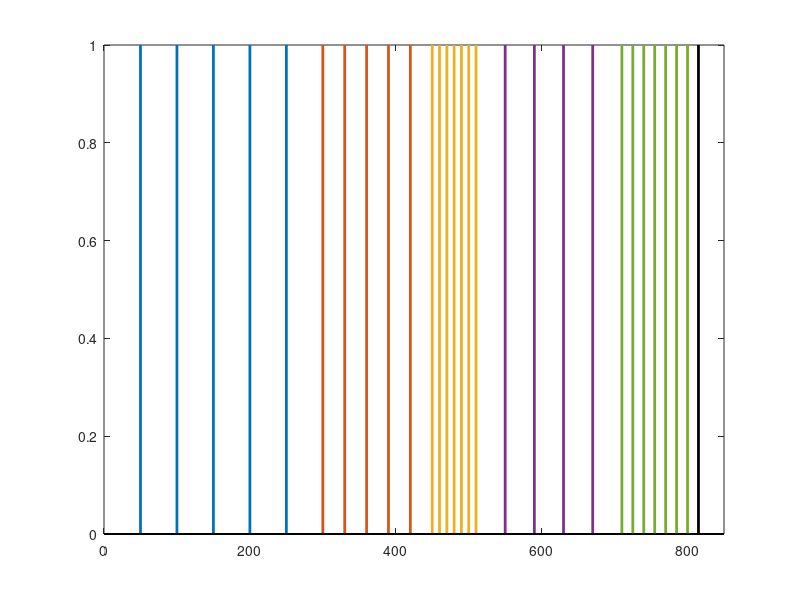

Here is the MATLAB script that generated this plot: (Note: this script raises an error after producing the figure.)
clear
clc
%-------------------------- input data array -----------------------------%
% - Case 1: Regular spacing
si = [50 50 50 50 50 50 30 30 30 30 30 10 10 10 10 10 10 40 40 40 40 40 15 15 15 15 15 15 15];
% - Case 2: HF included
% si = [50 50 50 50 50 50 30 30 30 30 30 10 10 10 10 10 10 40 5 5 5 5 15 15 15 15 15 15 15];
% - Case 3: Random spacing
% si = [50 45 65 55 40 53 31 35 38 39 28 11 15 10 16 17 14 42 5 4.9 4 1 12 13 14 15 11 13 18];
%-------------------------------------------------------------------------%
%
%                             Exclude HF/NI seg  
%
%-------------------------------------------------------------------------%
sip= si(1:size(si,2)-1);   % -1 delete last one spacing value
cv = 5.0;   % critical value
cn = 3;     % critical number of spacing
n = 0;      % number of small spacing
r = 0;      % rows of continious HF segments
niL = [];
for i=1:size(si,2)
    if(si(i) <= cv & si(i)>0)
        n = n + 1;  % count number of small spacing
        if(i>2)     % indentify NI segment
            if(si(i-2)<0)
                r = r + 1;
                nign = si(i-2:i-1); % i-n-1 add former one fracture
                nig(r,1:size(nign,2)) = nign; % log HF group
                niLn = i-2:i-1;     % i-n-1 add former one fracture
                niL(r,1:size(niLn,2)) = niLn;     % log HF location
            end
        end
    else
        if(n >= cn) % appear HF segments
            r = r + 1;
            if(i-n-1 > 0)
                nign = si(i-n-1:i-1); % i-n-1 add former one fracture
                nig(r,1:size(nign,2)) = nign; % log HF group
                niLn = i-n-1:i-1;     % i-n-1 add former one fracture
                niL(r,1:size(niLn,2)) = niLn;     % log HF location
            else
                nign = si(i-n:i-1); % i-n-1 add former one fracture
                nig(r,1:size(nign,2)) = nign; % log HF group
                niLn = i-n:i-1;     % i-n-1 add former one fracture
                niL(r,1:size(niLn,2)) = niLn;     % log HF location
            end
        end
        n = 0;
        if(i>2)     % indentify NI segment
            if(si(i-2)<0)
                r = r + 1;
                nign = si(i-2:i-1); % i-n-1 add former one fracture
                nig(r,1:size(nign,2)) = nign; % log HF group
                niLn = i-2:i-1;     % i-n-1 add former one fracture
                niL(r,1:size(niLn,2)) = niLn;     % log HF location
            end
        end
    end
end
% sip= si(1:size(si,2));   % -1 delete last one spacing value
for k=1:r   % sum HF group spacing, add to following one spacing
    if(niL(r+1-k,length(find(niL(r+1-k,:)~=0)))+1 <= size(sip,2))
%         si(niL(r+1-k,length(find(niL(r+1-k,:)~=0)))+1) = si(niL(r+1-k,length(find(niL(r+1-k,:)~=0)))+1) + sum(nig(r+1-k,:));
%     else      % in case of last seg are HF seg
        sip(niL(r+1-k,length(find(niL(r+1-k,:)~=0)))+1) = sip(niL(r+1-k,length(find(niL(r+1-k,:)~=0)))+1) + sum(nig(r+1-k,:));
        sipL(1,niL(r+1-k,length(find(niL(r+1-k,:)~=0)))+1) = sip(niL(r+1-k,length(find(niL(r+1-k,:)~=0)))+1);
        sipL(2,niL(r+1-k,length(find(niL(r+1-k,:)~=0)))+1) = niL(r+1-k,length(find(niL(r+1-k,:)~=0)))+1;
    end         % sipL: record the location of fractures that follow a HF segment
    if(k == 1)	% log last seg cut by HF seg
        sii(k,:) = sip((niL(r+1-k,length(find(niL(r+1-k,:)~=0)))+1):end);
        siiL(k,1)= size(sip((niL(r+1-k,length(find(niL(r+1-k,:)~=0)))+1):end),2); % log number
    else        % log middle segs cut by HF seg
        siin = sip((niL(r+1-k,length(find(niL(r+1-k,:)~=0)))+1):(niL(r+1-k+1,1)-1));
        sii(k,1:size(siin,2)) = siin;
        siiL(k,1)= size(siin,2);    % log number
    end
    if(k == r)	% log first seg cut by HF seg
        siin = sip(1:niL(r+1-k,1)-1);
        sii(k+1,1:size(siin,2)) = sip(1:niL(r+1-k,1)-1);
        siiL(k+1,1)= size(siin,2);  % log number
    end
    sip(niL(r+1-k,1:length(find(niL(r+1-k,:)~=0))))=[];   % exclude HF segments
end
n = size(sip,2);      % total number of fractures
for i=1:n
    sxx(i)=sum(sip(1:i)); % record fracture location from zero
end
%--------------------------------------------------------------------------%
%
%                          Formal computation 
%
%--------------------------------------------------------------------------%
figure
%--------------------------------------------------------------------------%
%
%                            No HF segments 
%
%--------------------------------------------------------------------------%
if(isempty(niL))
    minG = 3;   % minimum group member
    p1 = 100; p2 = 100; p3 = 100; p4 = 100; p5 = 100; 
    pp = 0;
    s=sip;
    %--------------------------- one groups ------------------------------%
    q = 1;                  % total group number
    if(n >= q*minG)
        m = 1;              % initialize total group scheme
        s1=s(1:n)           % first group
        data1(m,q) = var(s1(2:end));	% sum up Standard Deviation of each group
        p1=min(data1(:,q));	% find the minimum total Standard Deviation
        pp = pp + 1;
    end
    %--------------------------- two groups ------------------------------%
    q = 2;              % total group number
    data2 = 0;          % initialize matrix
    if(n >= q*minG)
        m = 1;              % initialize total group scheme
        for i=minG:(n-minG*(q-1))
            s1=s(1:i);  % first group
            s2=s(i+1:n);    % last group
            data2(m,1:q-1)=[i];    % record group scheme
            % sum up Standard Deviation of each group
            data2(m,q) = var(s1(2:end))+var(s2(2:end)); 
            m=m+1;  % count up total group scheme
        end
        p2=min(data2(:,q));   % find the minimum total Standard Deviation
        pp = pp + 1;
        [y,z]=find(data2==p2);% find its corresponding group scheme
        s1=s(1:data2(y,1))          % optimal first group
        s2=s(data2(y,1)+1:n)        % optimal second group
    end
    %--------------------------- three groups ------------------------------%
    q = 3;              % total group number
    data3 = 0;          % initialize matrix
    if(n >= q*minG)
        m=1;            % initialize total group scheme
        for i=minG:(n-minG*(q-1))
            s1=s(1:i);  % first group
            for k=i+minG:(n-minG*(q-2))
                s2=s(i+1:k);    % third group
                s3=s(k+1:n);    % last group
                data3(m,1:q-1)=[i k];    % record group scheme
                % sum up Standard Deviation of each group
                data3(m,q) = var(s1(2:end))+var(s2(2:end))+var(s3(2:end)); 
                m=m+1;  % count up total group scheme
            end
        end
        p3=min(data3(:,q));   % find the minimum total Standard Deviation
        pp = pp + 1;
        [y,z]=find(data3==p3);% find its corresponding group scheme
        s1=s(1:data3(y,1))              % optimal first group
        s2=s(data3(y,1)+1:data3(y,2))   % optimal second group
        s3=s(data3(y,2)+1:n)            % optimal last group
    end
    %-------------------------- four groups ------------------------------%
    q=4;            % total group
    data4 = 0;      % initialize matrix
    if(n >= q*minG)
        m=1;        % initialize total group scheme
        for i=minG:(n-minG*(q-1))
            s1=s(1:i);  % first group
            for j=i+minG:(n-minG*(q-2))
                s2=s(i+1:j);    % second group
                for k=j+minG:(n-minG*(q-3))
                    s3=s(j+1:k);    % third group
                    s4=s(k+1:n);    % last group
                    data4(m,1:q-1)=[i j k];    % record group scheme
                    % sum up Standard Deviation of each group
                    data4(m,4) = var(s1(2:end))+var(s2(2:end))+var(s3(2:end))+var(s4(2:end)); 
                    m=m+1;  % count up total group scheme
                end
            end
        end
        p4=min(data4(:,4));   % find the minimum total Standard Deviation
        pp = pp + 1;
        [y,z]=find(data4==p4);% find its corresponding group scheme
        s1=s(1:data4(y,1))              % optimal first group
        s2=s(data4(y,1)+1:data4(y,2))   % optimal second group
        s3=s(data4(y,2)+1:data4(y,3))   % optimal third group
        s4=s(data4(y,3)+1:n)            % optimal last group
    end
    %------------------------- five groups ------------------------------%
    q=5;        % total group
    data5 = 0;  % initialize matrix
    if(n >= q*minG)
        o=1;    % initialize total group scheme
        for i=minG:(n-minG*(q-1))
            s1=s(1:i);  % first group
            for j=i+minG:(n-minG*(q-2))
                s2=s(i+1:j);    % second group
                for k=j+minG:(n-minG*(q-3))
                    s3=s(j+1:k);    % third group
                    for l=k+minG:(n-minG*(q-4))
                        s4=s(k+1:l);    % fourth group
                        s5=s(l+1:n);    % last group
                        data5(o,1:q-1)=[i j k l];    % record group scheme
                        % sum up Standard Deviation of each group
                        data5(o,5) = var(s1(2:end))+var(s2(2:end))+var(s3(2:end))+var(s4(2:end))+var(s5(2:end)); 
                        o=o+1;  % count up total group scheme
                    end
                end
            end
        end
        p5=min(data5(:,5));     % find the minimum total Standard Deviation
        pp = pp + 1;
        [y,z]=find(data5==p5);	% find its corresponding group scheme
        s1=s(1:data5(y,1))              % optimal first group
        s2=s(data5(y,1)+1:data5(y,2))   % optimal second group
        s3=s(data5(y,2)+1:data5(y,3))   % optimal third group
        s4=s(data5(y,3)+1:data5(y,4))	% optimal last group
        s5=s(data5(y,4)+1:n)            % optimal last group
    end
    %---------------------------------------------------------------------%
    %
    %                        output groups
    %
    %---------------------------------------------------------------------%
    h = 0;
    if(pp > 0)
        [g,h]=min([p1,p2,p3,p4,p5]);
    end
    
    if((n < 1*minG) || (h==1))
%         if(size(sx,2) > 0)  % for only HF, no one fracture part 
            s1=s;
            stem(sxx(1:end),ones(size(s1)),'LineWidth',2,'Marker','none'); hold on;
            fiLFL = (find(si(:) == s1(end)));    % Last number location of s1 in s
%             if(isempty(fiLFL))
%                 fiLFL = (find(round(si(:),4) == round(s1(1) - sum(nig(w-1,:)),4)));    % Last number location of s1 in s
%             end
            fi1=size(s1,2)/(sum(s1)*0.01) % add half later spacing            
%             fi1=size(s1,2)/((sum(s1)+si(fiLFL+1)*0.5)*0.01) % add half later spacing
            xlim([0 s1(size(s1,2))+50]);
            text((sxx(1)+sxx(end))/2-5,-0.07,num2str(round(fi1,1)),'color','r','FontSize',13)
            set(gcf,'Position',[100 100 950 120]);
            stem(sum(si),ones(1),'LineWidth',2,'color','k','Marker','none');
%         end
    end
    if(h==2)    % h is the column of min([p3,p4,p5])
        [y,z]=find(data2==p2);% find its corresponding group scheme
        s1=s(1:data2(y,1))              % optimal first group
        s2=s(data2(y,1)+1:n)   % optimal second group
            %------------------ re-arrange  ------------------%
            % If the spacing of the last fracture is greater than the mean 
            % value of the latter group, the fracture is assigned to the latter group
            if(s1(size(s1,2))>2*mean(s2))
                data2(y,1)=data2(y,1)-1;
            end
            s1=s(1:data2(y,1))      % optimal first group
            s2=s(data2(y,1)+1:n)    % optimal second group
            %-------------------------------------------------%
%         figure
        stem(sxx(1:data2(y,1)),ones(size(s1)),'LineWidth',2,'Marker','none'); hold on;
        stem(sxx(data2(y,1)+1:n),ones(size(s2)),'LineWidth',2,'Marker','none'); 
        fi1=size(s1,2)/((sum(s1)+s2(1)/2)*0.01)
        fi2=size(s2,2)/((sum(s2)-s2(1)/2)*0.01)
        xlim([0 sxx(size(sxx,2))+50]);
        set(gcf,'Position',[100 100 950 120]);
        stem(sum(si),ones(1),'LineWidth',2,'color','k','Marker','none');
        text((sxx(1)+sxx(data2(y,1)))/2-5,-0.07,num2str(round(fi1,1)),'color','r','FontSize',13)
        text((sxx(data2(y,1))+sxx(end))/2-5,-0.07,num2str(round(fi2,1)),'color','r','FontSize',13)
    end
    if(h==3)
        [y,z]=find(data3==p3);% find its corresponding group scheme
        s1=s(1:data3(y,1))              % optimal first group
        s2=s(data3(y,1)+1:data3(y,2))   % optimal second group
        s3=s(data3(y,2)+1:n)            % optimal last group
            %------------------ re-arrange  ------------------%
            % If the spacing of the last fracture is greater than the mean 
            % value of the latter group, the fracture is assigned to the latter group
            if(s1(size(s1,2))>2*mean(s2))
                data3(y,1)=data3(y,1)-1;
            end
            if(s2(size(s2,2))>2*mean(s3))
                data3(y,2)=data3(y,2)-1;
            end
            s1=s(1:data3(y,1))              % optimal first group
            s2=s(data3(y,1)+1:data3(y,2))   % optimal second group
            s3=s(data3(y,2)+1:n)            % optimal last group
            %-------------------------------------------------%
%         figure
        stem(sxx(1:data3(y,1)),ones(size(s1)),'LineWidth',2,'Marker','none'); hold on;
        stem(sxx(data3(y,1)+1:data3(y,2)),ones(size(s2)),'LineWidth',2,'Marker','none'); 
        stem(sxx(data3(y,2)+1:n),ones(size(s3)),'LineWidth',2,'Marker','none');
        fi1=size(s1,2)/((sum(s1)+s2(1)/2)*0.01)
        fi2=size(s2,2)/((sum(s2)-s2(1)/2+s3(1)/2)*0.01)
        fi3=size(s3,2)/((sum(s3)-s3(1)/2)*0.01)
        xlim([0 sxx(size(sxx,2))+50]);
        set(gcf,'Position',[100 100 950 120]);
        stem(sum(si),ones(1),'LineWidth',2,'color','k','Marker','none');
        text((sxx(1)+sxx(data3(y,1)))/2-5,-0.07,num2str(round(fi1,1)),'color','r','FontSize',13)
        text((sxx(data3(y,1))+sxx(data3(y,2)))/2-5,-0.07,num2str(round(fi2,1)),'color','r','FontSize',13)
        text((sxx(data3(y,2))+sxx(end))/2-5,-0.07,num2str(round(fi2,1)),'color','r','FontSize',13)
    end
    if(h==4)
        [y,z]=find(data4==p4);% find its corresponding group scheme
        s1=s(1:data4(y,1))          % optimal first group
        s2=s(data4(y,1)+1:data4(y,2)) % optimal second group
        s3=s(data4(y,2)+1:data4(y,3)) % optimal third group
        s4=s(data4(y,3)+1:n)         % optimal last group
            %------------------ re-arrange  ------------------%
            % If the spacing of the last fracture is greater than the mean 
            % value of the latter group, the fracture is assigned to the latter group
            if(s1(size(s1,2))>2*mean(s2))
                data4(y,1)=data4(y,1)-1;
            end
            if(s2(size(s2,2))>2*mean(s3))
                data4(y,2)=data4(y,2)-1;
            end
            if(s3(size(s3,2))>2*mean(s4))
                data4(y,3)=data4(y,3)-1;
            end
            s1=s(1:data4(y,1))           % optimal first group
            s2=s(data4(y,1)+1:data4(y,2)) % optimal second group
            s3=s(data4(y,2)+1:data4(y,3)) % optimal third group
            s4=s(data4(y,3)+1:n)         % optimal last group
            %-------------------------------------------------%
%         figure
        stem(sxx(1:data4(y,1)),ones(size(s1)),'LineWidth',2,'Marker','none'); hold on;
        stem(sxx(data4(y,1)+1:data4(y,2)),ones(size(s2)),'LineWidth',2,'Marker','none'); 
        stem(sxx(data4(y,2)+1:data4(y,3)),ones(size(s3)),'LineWidth',2,'Marker','none'); 
        stem(sxx(data4(y,3)+1:n),ones(size(s4)),'LineWidth',2,'Marker','none');
        fi1=size(s1,2)/((sum(s1)+s2(1)/2)*0.01)
        fi2=size(s2,2)/((sum(s2)-s2(1)/2+s3(1)/2)*0.01)
        fi3=size(s3,2)/((sum(s3)-s3(1)/2+s4(1)/2)*0.01)
        fi4=size(s4,2)/((sum(s4)-s4(1)/2)*0.01)
        xlim([0 sxx(size(sxx,2))+50]);
        set(gcf,'Position',[100 100 950 120]);
        stem(sum(si),ones(1),'LineWidth',2,'color','k','Marker','none');
        text((sxx(1)+sxx(data4(y,1)))/2-5,-0.07,num2str(round(fi1,1)),'color','r','FontSize',13)
        text((sxx(data4(y,1))+sxx(data4(y,2)))/2-5,-0.07,num2str(round(fi2,1)),'color','r','FontSize',13)
        text((sxx(data4(y,2))+sxx(data4(y,3)))/2-5,-0.07,num2str(round(fi3,1)),'color','r','FontSize',13)
        text((sxx(data4(y,3))+sxx(end))/2-5,-0.07,num2str(round(fi4,1)),'color','r','FontSize',13)
    end
    if(h==5)
        [y,z]=find(data5==p5);	% find its corresponding group scheme
        if(size(y,1)>1)           
            y(1)=max(y);
            y(2:size(y))=[];        
        end
        s1=s(1:data5(y,1))              % optimal first group
        s2=s(data5(y,1)+1:data5(y,2))   % optimal second group
        s3=s(data5(y,2)+1:data5(y,3))   % optimal third group
        s4=s(data5(y,3)+1:data5(y,4))	% optimal fourth group
        s5=s(data5(y,4)+1:n)            % optimal last group
            %------------------ re-arrange  ------------------%
            % If the spacing of the last fracture is greater than the mean 
            % value of the latter group, the fracture is assigned to the latter group
            if(s1(size(s1,2))>1.5*mean(s2))
                data5(y,1)=data5(y,1)-1;
            end
            if(s2(size(s2,2))>1.5*mean(s3))
                data5(y,2)=data5(y,2)-1;
            end
            if(s3(size(s3,2))>1.5*mean(s4))
                data5(y,3)=data5(y,3)-1;
            end
            if(s4(size(s4,2))>1.5*mean(s5))
                data5(y,4)=data5(y,4)-1;
            end
            s1=s(1:data5(y,1))              % optimal first group
            s2=s(data5(y,1)+1:data5(y,2))   % optimal second group
            s3=s(data5(y,2)+1:data5(y,3))   % optimal third group
            s4=s(data5(y,3)+1:data5(y,4))	  % optimal fourth group
            s5=s(data5(y,4)+1:n)            % optimal last group
            %-------------------------------------------------%
%         figure
        stem(sxx(1:data5(y,1)),ones(size(s1)),'LineWidth',2,'Marker','none'); hold on;
        stem(sxx(data5(y,1)+1:data5(y,2)),ones(size(s2)),'LineWidth',2,'Marker','none'); 
        stem(sxx(data5(y,2)+1:data5(y,3)),ones(size(s3)),'LineWidth',2,'Marker','none'); 
        stem(sxx(data5(y,3)+1:data5(y,4)),ones(size(s4)),'LineWidth',2,'Marker','none'); 
        stem(sxx(data5(y,4)+1:n),ones(size(s5)),'LineWidth',2,'Marker','none');
        fi1=size(s1,2)/((sum(s1)+s2(1)/2)*0.01)
        fi2=size(s2,2)/((sum(s2)-s2(1)/2+s3(1)/2)*0.01)
        fi3=size(s3,2)/((sum(s3)-s3(1)/2+s4(1)/2)*0.01)
        fi4=size(s4,2)/((sum(s4)-s4(1)/2+s5(1)/2)*0.01)
        fi5=size(s5,2)/((sum(s5)-s5(1)/2)*0.01)
        xlim([0 sxx(size(sxx,2))+50]);
        set(gcf,'Position',[100 100 950 120]);
        stem(sum(si),ones(1),'LineWidth',2,'color','k','Marker','none');
        text((sxx(1)+sxx(data5(y,1)))/2-5,-0.07,num2str(round(fi1,1)),'color','r','FontSize',13)
        text((sxx(data5(y,1))+sxx(data5(y,2)))/2-5,-0.07,num2str(round(fi2,1)),'color','r','FontSize',13)
        text((sxx(data5(y,2))+sxx(data5(y,3)))/2-5,-0.07,num2str(round(fi3,1)),'color','r','FontSize',13)
        text((sxx(data5(y,3))+sxx(data5(y,4)))/2-5,-0.07,num2str(round(fi4,1)),'color','r','FontSize',13)
        text((sxx(data5(y,4))+sxx(end))/2-5,-0.07,num2str(round(fi5,1)),'color','r','FontSize',13)
    end
end
stem(sum(si),ones(1),'LineWidth',2,'color','k','Marker','none','Marker','none'); % draw the end of the core
xlim([0 sum(si)+50]); % for some special cases
set(gca,'YTick',[]);  % no Y axis
set(gca,'xaxislocation','top');
% set(gca,'XTickLabel','FontSize',20);
% ax.FontSize = 15;
if(isempty(niL))
    return  % no HF segs, over
end
%
%--------------------------------------------------------------------------%
%
%                          Including HF segments 
%
%--------------------------------------------------------------------------%
for w=1:r+1
    si1 = sii(r+2-w,1:siiL(r+2-w,1));
    si2 = sip(2:size(sip,2));     
    %--------------------------- choose scheme ------------------------------%
    s = si1;            % 
    minG = 3;           % minimum group member
    p1=1000; p2 = 1000; p3 = 1000; p4 = 1000; p5 = 1000; 
    pp = 0;
    %------------------------ record fracture location ----------------------%
    n = size(s,2);      % total number of fractures
    if(w==1)
        sx = sxx(1:siiL(r+2-w,1));
    else if(w==r+1)
            sx = sxx(sum(siiL(r+2-w+1:end,1))+1:end);
        else
            sx = sxx(sum(siiL(r+2-w+1:end,1))+1:sum(siiL(r+2-w+1:end,1))+siiL(r+2-w,1));
        end
    end
    %--------------------------- one groups ------------------------------%
    q = 1;                  % total group number
    if(n >= q*minG)
        m = 1;              % initialize total group scheme
        s1=s(1:n)           % first group
        data1(m,q) = var(s1(2:end));	% sum up Standard Deviation of each group
        p1=min(data1(:,q));	% find the minimum total Standard Deviation
        pp = pp + 1;
    end
    %--------------------------- two groups ------------------------------%
    q = 2;              % total group number
    data2 = 0;          % initialize matrix
    if(n >= q*minG)
        m = 1;              % initialize total group scheme
        for i=minG:(n-minG*(q-1))
            s1=s(1:i);  % first group
            s2=s(i+1:n);    % last group
            data2(m,1:q-1)=[i];    % record group scheme
            % sum up Standard Deviation of each group
            data2(m,q) = var(s1(2:end))+var(s2(2:end)); 
            m=m+1;  % count up total group scheme
        end
        p2=min(data2(:,q));   % find the minimum total Standard Deviation
        pp = pp + 1;
        [y,z]=find(data2==p2);% find its corresponding group scheme
        s1=s(1:data2(y,1))          % optimal first group
        s2=s(data2(y,1)+1:n)        % optimal second group
    end
    %--------------------------- three groups ------------------------------%
    q = 3;              % total group number
    data3 = 0;          % initialize matrix
    if(n >= q*minG)
        m=1;            % initialize total group scheme
        for i=minG:(n-minG*(q-1))
            s1=s(1:i);  % first group
            for k=i+minG:(n-minG*(q-2))
                s2=s(i+1:k);    % third group
                s3=s(k+1:n);    % last group
                data3(m,1:q-1)=[i k];    % record group scheme
                % sum up variances of each group 
                % sum up Standard Deviation of each group
                data3(m,q) = var(s1(2:end))+var(s2(2:end))+var(s3(2:end)); 
                m=m+1;  % count up total group scheme
            end
        end
        p3=min(data3(:,q));   % find the minimum total Standard Deviation
        pp = pp + 1;
        [y,z]=find(data3==p3);% find its corresponding group scheme
        s1=s(1:data3(y,1))           % optimal first group
        s2=s(data3(y,1)+1:data3(y,2)) % optimal second group
        s3=s(data3(y,2)+1:n)         % optimal last group
    end
    %-------------------------- four groups ------------------------------%
    q=4;                % total group
    data4 = 0;          % initialize matrix
    if(n >= q*minG)
        m=1;            % initialize total group scheme
        for i=minG:(n-minG*(q-1))
            s1=s(1:i);  % first group
            for j=i+minG:(n-minG*(q-2))
                s2=s(i+1:j);    % second group
                for k=j+minG:(n-minG*(q-3))
                    s3=s(j+1:k);    % third group
                    s4=s(k+1:n);    % last group
                    data4(m,1:q-1)=[i j k];    % record group scheme
                    % sum up Standard Deviation of each group
                    data4(m,4) = var(s1(2:end))+var(s2(2:end))+var(s3(2:end))+var(s4(2:end)); 
                    m=m+1;  % count up total group scheme
                end
            end
        end
        p4=min(data4(:,4));   % find the minimum total Standard Deviation
        pp = pp + 1;
        [y,z]=find(data4==p4);% find its corresponding group scheme
        s1=s(1:data4(y,1))              % optimal first group
        s2=s(data4(y,1)+1:data4(y,2))   % optimal second group
        s3=s(data4(y,2)+1:data4(y,3))   % optimal third group
        s4=s(data4(y,3)+1:n)            % optimal last group
    end
    %------------------------- five groups ------------------------------%
    q=5;    % total group
    data5 = 0;          % initialize matrix
    if(n >= q*minG)
        o=1;    % initialize total group scheme
        for i=minG:(n-minG*(q-1))
            s1=s(1:i);  % first group
            for j=i+minG:(n-minG*(q-2))
                s2=s(i+1:j);    % second group
                for k=j+minG:(n-minG*(q-3))
                    s3=s(j+1:k);    % third group
                    for l=k+minG:(n-minG*(q-4))
                        s4=s(k+1:l);    % fourth group
                        s5=s(l+1:n);    % last group
                        data5(o,1:q-1)=[i j k l];    % record group scheme
                        % sum up Standard Deviation of each group
                        data5(o,5) = var(s1(2:end))+var(s2(2:end))+var(s3(2:end))+var(s4(2:end))+var(s5(2:end)); 
                        o=o+1;  % count up total group scheme
                    end
                end
            end
        end
        p5=min(data5(:,5));     % find the minimum total Standard Deviation
        pp = pp + 1;
        [y,z]=find(data5==p5);	% find its corresponding group scheme
        s1=s(1:data5(y,1))              % optimal first group
        s2=s(data5(y,1)+1:data5(y,2))   % optimal second group
        s3=s(data5(y,2)+1:data5(y,3))   % optimal third group
        s4=s(data5(y,3)+1:data5(y,4))	% optimal last group
        s5=s(data5(y,4)+1:n)            % optimal last group
    end
    %---------------------------------------------------------------------%
    %
    %                        output groups
    %
    %---------------------------------------------------------------------%
    h = 0;
    if(pp > 0)
        [g,h]=min([p1,p2,p3,p4,p5]);
    end
    
    if((n < 2*minG) || (h==1))
        if(size(sx,2) > 0)  % for only HF, no one fracture part 
            s1=s;
            stem(sx(1:end),ones(size(s1)),'LineWidth',2,'Marker','none'); hold on;
            fiLFL = (find(si(:) == s1(end)));    % Last number location of s1 in s
%             if(isempty(fiLFL))
%                 fiLFL = (find(round(si(:),4) == round(s1(1) - sum(nig(w-1,:)),4)));    % Last number location of s1 in s
%             end
            fi1=size(s1,2)/(sum(s1)*0.01) % add half later spacing
            if(w>1) % First crack after NI/HF, special treatment required for FI calculation
                loc = find(s1(1)==sipL(1,:));
                range = loc - 1 + size(s1,2);
                lengt = (sum(si(loc:range)) + abs(si(range+1)/2.0))*0.01;
                fi1=size(s1,2)/lengt
            end
            xlim([0 sx(size(sx,2))+50]);
            text((sx(1)+sx(end))/2-5,-0.07,num2str(round(fi1,1)),'color','r','FontSize',13)
            set(gcf,'Position',[100 100 950 120]);
            stem(sum(abs(si)),ones(1),'LineWidth',2,'color','k','Marker','none');
        end
    end
    if(h==2)    % h is the column of min([p3,p4,p5])
        [y,z]=find(data2==p2);% find its corresponding group scheme
        s1=s(1:data2(y,1))              % optimal first group
        s2=s(data2(y,1)+1:n)   % optimal second group
            %------------------ re-arrange  ------------------%
            % If the spacing of the last fracture is greater than the mean 
            % value of the latter group, the fracture is assigned to the latter group
            if(s1(size(s1,2))>2*mean(s2))
                data2(y,1)=data2(y,1)-1;
            end
            s1=s(1:data2(y,1))      % optimal first group
            s2=s(data2(y,1)+1:n)    % optimal second group
            %-------------------------------------------------%
%         figure
        stem(sx(1:data2(y,1)),ones(size(s1)),'LineWidth',2,'Marker','none'); hold on;
        stem(sx(data2(y,1)+1:n),ones(size(s2)),'LineWidth',2,'Marker','none'); 
        fi1=size(s1,2)/((sum(s1)+s2(1)/2)*0.01)
        fi2=size(s2,2)/((sum(s2)-s2(1)/2)*0.01)
        xlim([0 sx(size(sx,2))+50]);
        set(gcf,'Position',[100 100 950 120]);
        stem(sum(si),ones(1),'LineWidth',2,'color','k','Marker','none');
        text((sx(1)+sx(data2(y,1)))/2-5,-0.07,num2str(round(fi1,1)),'color','r','FontSize',13)
        text((sx(data2(y,1))+sx(end))/2-5,-0.07,num2str(round(fi2,1)),'color','r','FontSize',13)
    end
    if(h==3)
        [y,z]=find(data3==p3);% find its corresponding group scheme
        if(size(y,1)>1)
           y(2:size(y))=[]; 
        end
        s1=s(1:data3(y,1))              % optimal first group
        s2=s(data3(y,1)+1:data3(y,2))   % optimal second group
        s3=s(data3(y,2)+1:n)            % optimal last group
            %------------------ re-arrange  ------------------%
            % If the spacing of the last fracture is greater than the mean 
            % value of the latter group, the fracture is assigned to the latter group
            if(s1(size(s1,2))>3*mean(s2))
                data3(y,1)=data3(y,1)-1;
            end
            if(s2(size(s2,2))>3*mean(s3))
                data3(y,2)=data3(y,2)-1;
            end
            s1=s(1:data3(y,1))              % optimal first group
            s2=s(data3(y,1)+1:data3(y,2))   % optimal second group
            s3=s(data3(y,2)+1:n)            % optimal last group
            %-------------------------------------------------%
%         figure
        stem(sx(1:data3(y,1)),ones(size(s1)),'LineWidth',2,'Marker','none'); hold on;
        stem(sx(data3(y,1)+1:data3(y,2)),ones(size(s2)),'LineWidth',2,'Marker','none'); 
        stem(sx(data3(y,2)+1:n),ones(size(s3)),'LineWidth',2,'Marker','none');
        fi1=size(s1,2)/((sum(s1)+s2(1)/2)*0.01)
        fi2=size(s2,2)/((sum(s2)-s2(1)/2+s3(1)/2)*0.01)
        fi3=size(s3,2)/((sum(s3)-s3(1)/2)*0.01)
        xlim([0 sx(size(sx,2))+50]);
        set(gcf,'Position',[100 100 950 120]);
        stem(sum(si),ones(1),'LineWidth',2,'color','k','Marker','none');
        text((sx(1)+sx(data3(y,1)))/2-5,-0.07,num2str(round(fi1,1)),'color','r','FontSize',13)
        text((sx(data3(y,1))+sx(data3(y,2)))/2-5,-0.07,num2str(round(fi2,1)),'color','r','FontSize',13)
        text((sx(data3(y,2))+sx(end))/2-5,-0.07,num2str(round(fi3,1)),'color','r','FontSize',13)
    end
    if(h==4)
        [y,z]=find(data4==p4);% find its corresponding group scheme
        s1=s(1:data4(y,1))           % optimal first group
        s2=s(data4(y,1)+1:data4(y,2)) % optimal second group
        s3=s(data4(y,2)+1:data4(y,3)) % optimal third group
        s4=s(data4(y,3)+1:n)         % optimal last group
            %------------------ re-arrange  ------------------%
            % If the spacing of the last fracture is greater than the mean 
            % value of the latter group, the fracture is assigned to the latter group
            if(s1(size(s1,2))>2*mean(s2))
                data4(y,1)=data4(y,1)-1;
            end
            if(s2(size(s2,2))>2*mean(s3))
                data4(y,2)=data4(y,2)-1;
            end
            if(s3(size(s3,2))>2*mean(s4))
                data4(y,3)=data4(y,3)-1;
            end
            s1=s(1:data4(y,1))           % optimal first group
            s2=s(data4(y,1)+1:data4(y,2)) % optimal second group
            s3=s(data4(y,2)+1:data4(y,3)) % optimal third group
            s4=s(data4(y,3)+1:n)         % optimal last group
            %-------------------------------------------------%
%         figure
        stem(sx(1:data4(y,1)),ones(size(s1)),'LineWidth',2,'Marker','none'); hold on;
        stem(sx(data4(y,1)+1:data4(y,2)),ones(size(s2)),'LineWidth',2,'Marker','none'); 
        stem(sx(data4(y,2)+1:data4(y,3)),ones(size(s3)),'LineWidth',2,'Marker','none'); 
        stem(sx(data4(y,3)+1:n),ones(size(s4)),'LineWidth',2,'Marker','none');
        fi1=size(s1,2)/((sum(s1)+s2(1)/2)*0.01)
        fi2=size(s2,2)/((sum(s2)-s2(1)/2+s3(1)/2)*0.01)
        fi3=size(s3,2)/((sum(s3)-s3(1)/2+s4(1)/2)*0.01)
        fi4=size(s4,2)/((sum(s4)-s4(1)/2)*0.01)
        xlim([0 sx(size(sx,2))+50]);
        set(gcf,'Position',[100 100 950 120]);
        stem(sum(si),ones(1),'LineWidth',2,'color','k','Marker','none');
        text((sx(1)+sx(data4(y,1)))/2-5,-0.07,num2str(round(fi1,1)),'color','r','FontSize',13)
        text((sx(data4(y,1))+sx(data4(y,2)))/2-5,-0.07,num2str(round(fi2,1)),'color','r','FontSize',13)
        text((sx(data4(y,2))+sx(data4(y,3)))/2-5,-0.07,num2str(round(fi2,1)),'color','r','FontSize',13)
        text((sx(data4(y,3))+sx(end))/2-5,-0.07,num2str(round(fi2,1)),'color','r','FontSize',13)
    end
    if(h==5)
        [y,z]=find(data5==p5);	% find its corresponding group scheme
        s1=s(1:data5(y,1))              % optimal first group
        s2=s(data5(y,1)+1:data5(y,2))   % optimal second group
        s3=s(data5(y,2)+1:data5(y,3))   % optimal third group
        s4=s(data5(y,3)+1:data5(y,4))	% optimal fourth group
        s5=s(data5(y,4)+1:n)            % optimal last group
            %------------------ re-arrange  ------------------%
            % If the spacing of the last fracture is greater than the mean 
            % value of the latter group, the fracture is assigned to the latter group
            if(s1(size(s1,2))>2*mean(s2))
                data5(y,1)=data5(y,1)-1;
            end
            if(s2(size(s2,2))>2*mean(s3))
                data5(y,2)=data5(y,2)-1;
            end
            if(s3(size(s3,2))>2*mean(s4))
                data5(y,3)=data5(y,3)-1;
            end
            if(s4(size(s4,2))>2*mean(s5))
                data5(y,4)=data5(y,4)-1;
            end
            s1=s(1:data5(y,1))              % optimal first group
            s2=s(data5(y,1)+1:data5(y,2))   % optimal second group
            s3=s(data5(y,2)+1:data5(y,3))   % optimal third group
            s4=s(data5(y,3)+1:data5(y,4))	% optimal fourth group
            s5=s(data5(y,4)+1:n)            % optimal last group
            %-------------------------------------------------%
%         figure
        stem(sx(1:data5(y,1)),ones(size(s1)),'LineWidth',2,'Marker','none'); hold on;
        stem(sx(data5(y,1)+1:data5(y,2)),ones(size(s2)),'LineWidth',2,'Marker','none'); 
        stem(sx(data5(y,2)+1:data5(y,3)),ones(size(s3)),'LineWidth',2,'Marker','none'); 
        stem(sx(data5(y,3)+1:data5(y,4)),ones(size(s4)),'LineWidth',2,'Marker','none'); 
        stem(sx(data5(y,4)+1:n),ones(size(s5)),'LineWidth',2,'Marker','none');
        fi1=size(s1,2)/((sum(s1)+s2(1)/2)*0.01)
        fi2=size(s2,2)/((sum(s2)-s2(1)/2+s3(1)/2)*0.01)
        fi3=size(s3,2)/((sum(s3)-s3(1)/2+s4(1)/2)*0.01)
        fi4=size(s4,2)/((sum(s4)-s4(1)/2+s5(1)/2)*0.01)
        fi5=size(s5,2)/((sum(s5)-s5(1)/2)*0.01)
        xlim([0 sx(size(sx,2))+50]);
        set(gcf,'Position',[100 100 950 120]);
        stem(sum(si),ones(1),'LineWidth',2,'color','k','Marker','none');
        text((sx(1)+sx(data4(y,1)))/2-5,-0.07,num2str(round(fi1,1)),'color','r','FontSize',13)
        text((sx(data4(y,1))+sx(data4(y,2)))/2-5,-0.07,num2str(round(fi2,1)),'color','r','FontSize',13)
        text((sx(data4(y,2))+sx(data4(y,3)))/2-5,-0.07,num2str(round(fi2,1)),'color','r','FontSize',13)
        text((sx(data4(y,3))+sx(data4(y,4)))/2-5,-0.07,num2str(round(fi2,1)),'color','r','FontSize',13)
        text((sx(data4(y,4))+sx(end))/2-5,-0.07,num2str(round(fi2,1)),'color','r','FontSize',13)
    end
end
%--------------------------- Plot HF segments  ---------------------------%
for k=1:r
    x1=sum(abs(si(1:niL(k,1))));
    x2=sum(abs(si(1:niL(k,length(find(niL(k,:)~=0))))));
    x = [x1 x2 x2 x1];
    b = [0  0  1  1 ];
    patch(x,b,'black')
    txt = 'HF';
    text((x1+x2)/2-11,0.5,txt,'color','g','FontSize',13)
end
txt = '(cm)';
    text(4.5,1.12,txt,'color','k','FontSize',10)
stem(sum(abs(si)),ones(1),'LineWidth',2,'color','k','Marker','none','Marker','none'); % draw the end of the core
% xlim([0 sum(si)+50]); % for some special cases
set(gca,'YTick',[]);  % no Y axis
set(gca,'xaxislocation','top');
% set(get(gca, 'Xlabel'),'Fontsize',20);
